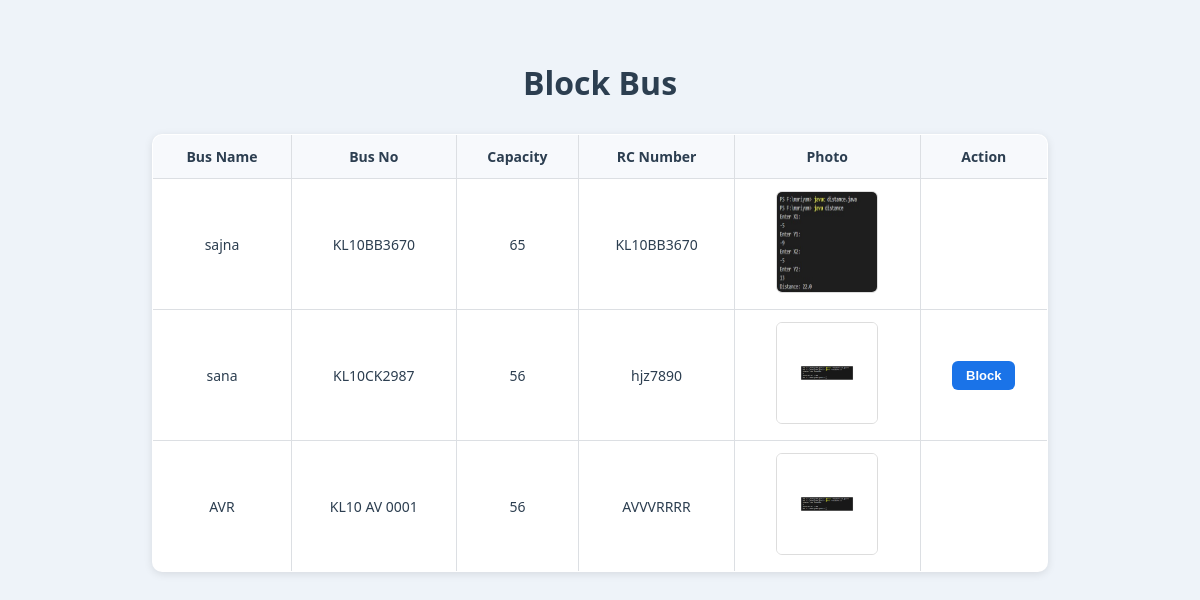
Before: /BlockBus with the older database file.
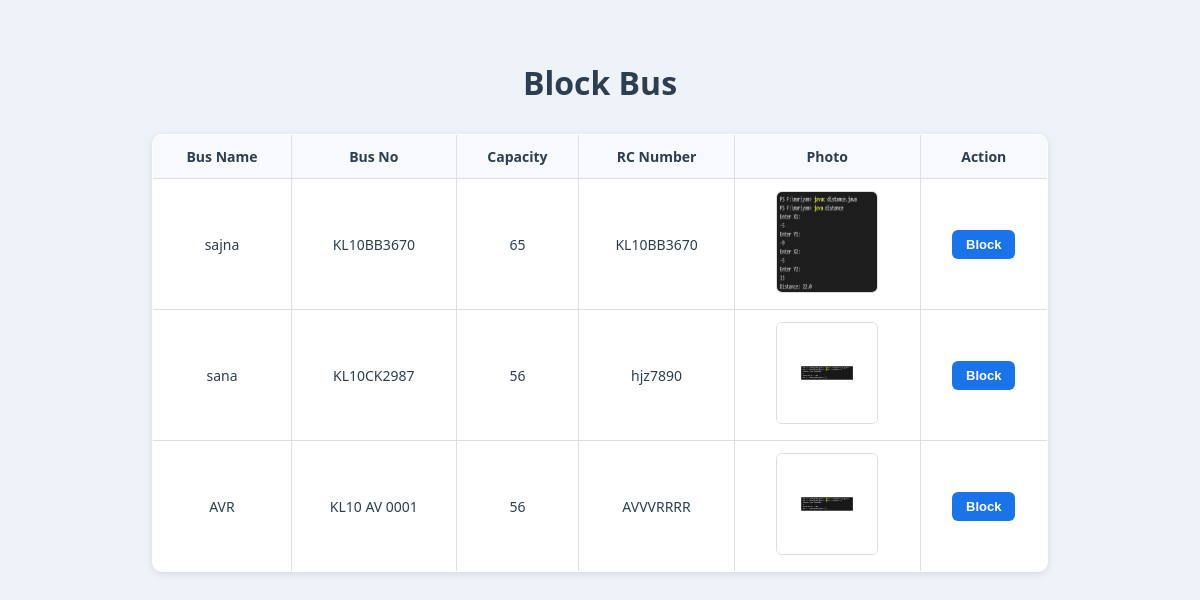
After: the same page with the newer database file.
### BuzbeeApp/models.py (models this page shows)
class BusTable(models.Model):
     Busname = models.CharField(max_length=30,blank=True,null=True)
     Bus_NO = models.CharField(max_length=20,blank=True,null=True)
     Capacity = models.IntegerField(blank=True,null=True)
     RC_NO = models.CharField(max_length=15,blank=True,null=True)
     Photo = models.FileField(blank=True,null=True)
     OWNER = models.ForeignKey(OwnerTable, on_delete=models.CASCADE,blank=True,null=True)
     Status = models.CharField(max_length=20, null=True, blank=True)

### BuzbeeApp/views.py (the view)
# urls.py: path('BlockBus',BlockBus.as_view(),name="BlockBus"),
class BlockBus(View):
    def get(self,request):
        obj=BusTable.objects.all()
        return render(request,"administration/blockbus.html",{'val':obj})

### templates/administration/blockbus.html (shortened to what this page needs)
<!DOCTYPE html>
<html lang="en">
<head>
</head>
<body>
    <h1>Block Bus</h1>
    <table border="1">
        <tr>
            <th>Bus Name</th>
            <th>Bus No</th>
            <th>Capacity</th>
            <th>RC Number</th>
            <th>Photo</th>
            <th>Action</th>
        </tr>
        {% for i in val %}
        <tr>
            <td>{{ i.Busname }}</td>
            <td>{{ i.Bus_NO }}</td>
            <td>{{ i.Capacity }}</td>
            <td>{{ i.RC_NO }}</td>
            <td><img src="{{ i.Photo.url }}"  width="100" height="100"> </td>
            <td>
                {% if i.Status == "active" %}
                    <a href="/BlockBuss/{{ i.id }}"><button type="submit" class="btn btn-block">Block</button></a>
                {% elif i.Status == "blocked" %}
                    <a href="/UnblockBus/{{ i.id }}"><button type="submit" class="btn btn-unblock">Unblock</button></a>
                {% endif %}
            </td>
        </tr>
        {% endfor %}
    </table>
</body>
</html>

Changed rows visible on the page:
changed BusTable "sajna": now shows "Block"
changed BusTable "AVR": now shows "Block"
